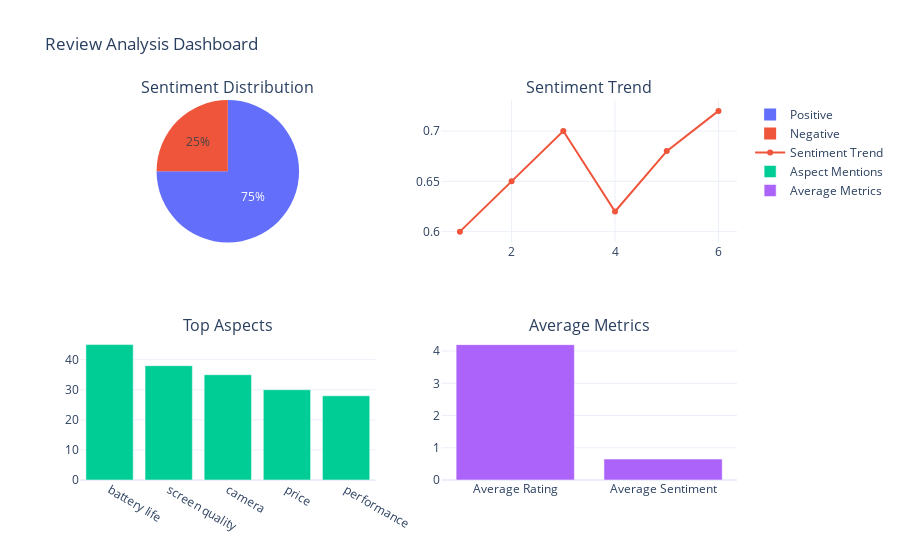

Source (notebook cell):
### Markdown cell above
11. Creation of a Comprehensive Sentiment Analysis Dashboard

### Code cell
def visualize_metrics(metrics):
    """
    Create visualizations for sentiment analysis metrics
    """
    # Create a figure with subplots
    fig = make_subplots(
        rows=2, cols=2,
        subplot_titles=('Sentiment Distribution', 'Sentiment Trend', 
                       'Top Aspects', 'Average Metrics'),
        specs=[[{'type': 'pie'}, {'type': 'scatter'}],
               [{'type': 'bar'}, {'type': 'bar'}]]
    )

    # 1. Sentiment Distribution (Pie Chart)
    sentiment_labels = ['Positive', 'Negative']
    sentiment_values = [metrics['positive_reviews'], metrics['negative_reviews']]
    
    fig.add_trace(
        go.Pie(labels=sentiment_labels, values=sentiment_values),
        row=1, col=1
    )

    # 2. Sentiment Trend (Line Chart)
    months = list(metrics['sentiment_trend'].keys())
    sentiments = list(metrics['sentiment_trend'].values())
    
    fig.add_trace(
        go.Scatter(x=months, y=sentiments, mode='lines+markers',
                  name='Sentiment Trend'),
        row=1, col=2
    )

    # 3. Top Aspects (Bar Chart)
    aspects = list(metrics['top_aspects'].keys())
    counts = list(metrics['top_aspects'].values())
    
    fig.add_trace(
        go.Bar(x=aspects, y=counts, name='Aspect Mentions'),
        row=2, col=1
    )

    # 4. Average Metrics (Bar Chart)
    avg_metrics = {
        'Average Rating': metrics['average_rating'],
        'Average Sentiment': metrics['average_sentiment']
    }
    
    fig.add_trace(
        go.Bar(x=list(avg_metrics.keys()), 
               y=list(avg_metrics.values()),
               name='Average Metrics'),
        row=2, col=2
    )

    # Update layout
    fig.update_layout(
        height=800, 
        showlegend=True,
        title_text="Review Analysis Dashboard",
        template="plotly_white"  # Using a clean template
    )
    
    # Show the plot
    fig.show()

# Example usage with sample data
sample_metrics = {
    'average_rating': 4.2,
    'average_sentiment': 0.65,
    'positive_reviews': 0.75,
    'negative_reviews': 0.25,
    'sentiment_trend': {
        1: 0.6,
        2: 0.65,
        3: 0.7,
        4: 0.62,
        5: 0.68,
        6: 0.72
    },
    'top_aspects': {
        'battery life': 45,
        'screen quality': 38,
        'camera': 35,
        'price': 30,
        'performance': 28
    }
}

# Create the visualization
visualize_metrics(sample_metrics)

### Figure 1 — Plotly figure (JSON) as saved in the notebook; plotly's stock layout.template omitted (floating-point values rounded to 4 significant figures)
{"data": [{"domain": {"x": [0, 0.45], "y": [0.625, 1]}, "labels": ["Positive", "Negative"], "type": "pie", "values": [0.75, 0.25]}, {"mode": "lines+markers", "name": "Sentiment Trend", "type": "scatter", "x": [1, 2, 3, 4, 5, 6], "xaxis": "x", "y": [0.6, 0.65, 0.7, 0.62, 0.68, 0.72], "yaxis": "y"}, {"name": "Aspect Mentions", "type": "bar", "x": ["battery life", "screen quality", "camera", "price", "performance"], "xaxis": "x2", "y": [45, 38, 35, 30, 28], "yaxis": "y2"}, {"name": "Average Metrics", "type": "bar", "x": ["Average Rating", "Average Sentiment"], "xaxis": "x3", "y": [4.2, 0.65], "yaxis": "y3"}], "layout": {"annotations": [{"font": {"size": 16}, "showarrow": false, "text": "Sentiment Distribution", "x": 0.225, "xanchor": "center", "xref": "paper", "y": 1, "yanchor": "bottom", "yref": "paper"}, {"font": {"size": 16}, "showarrow": false, "text": "Sentiment Trend", "x": 0.775, "xanchor": "center", "xref": "paper", "y": 1, "yanchor": "bottom", "yref": "paper"}, {"font": {"size": 16}, "showarrow": false, "text": "Top Aspects", "x": 0.225, "xanchor": "center", "xref": "paper", "y": 0.375, "yanchor": "bottom", "yref": "paper"}, {"font": {"size": 16}, "showarrow": false, "text": "Average Metrics", "x": 0.775, "xanchor": "center", "xref": "paper", "y": 0.375, "yanchor": "bottom", "yref": "paper"}], "autosize": true, "showlegend": true, "title": {"text": "Review Analysis Dashboard"}, "xaxis": {"anchor": "y", "autorange": true, "domain": [0.55, 1], "range": [0.6651, 6.335], "type": "linear"}, "xaxis2": {"anchor": "y2", "autorange": true, "domain": [0, 0.45], "range": [-0.5, 4.5], "type": "category"}, "xaxis3": {"anchor": "y3", "autorange": true, "domain": [0.55, 1], "range": [-0.5, 1.5], "type": "category"}, "yaxis": {"anchor": "x", "autorange": true, "domain": [0.625, 1], "range": [0.5909, 0.7291], "type": "linear"}, "yaxis2": {"anchor": "x2", "autorange": true, "domain": [0, 0.375], "range": [0, 47.37], "type": "linear"}, "yaxis3": {"anchor": "x3", "autorange": true, "domain": [0, 0.375], "range": [0, 4.421], "type": "linear"}}}
